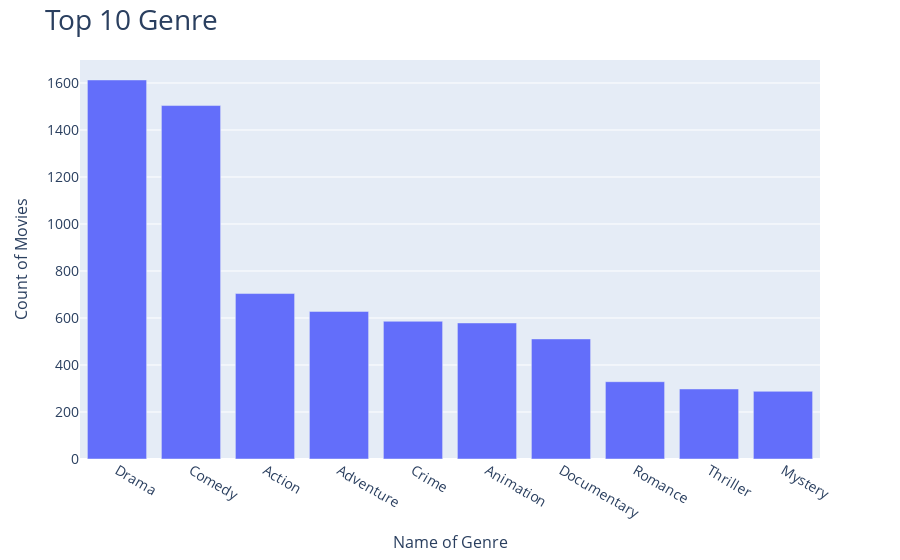

Notebook code cell kept with this figure:
### Code cell
# G. Show Bar

fig = px.bar(df_genre_count[0:10],
             x='genres',
             y='count')
fig.update_layout(
    title='Top 10 Genre', 
    titlefont_size = 28, 
    xaxis=dict(
        title='Name of Genre',
        titlefont_size=16,
        tickfont_size=14),
    yaxis=dict(
        title='Count of Movies',
        titlefont_size=16,
        tickfont_size=14))

fig.show()

### Figure 1 — Plotly figure (JSON) as saved in the notebook; plotly's stock layout.template omitted (floating-point values rounded to 4 significant figures)
{"data": [{"alignmentgroup": "True", "hovertemplate": "genres=%{x}<br>count=%{y}<extra></extra>", "legendgroup": "", "marker": {"color": "#636efa", "pattern": {"shape": ""}}, "name": "", "offsetgroup": "", "orientation": "v", "showlegend": false, "textposition": "auto", "type": "bar", "x": ["Drama", "Comedy", "Action", "Adventure", "Crime", "Animation", "Documentary", "Romance", "Thriller", "Mystery"], "xaxis": "x", "y": [1613, 1504, 704, 628, 586, 579, 511, 329, 298, 288], "yaxis": "y"}], "layout": {"barmode": "relative", "legend": {"tracegroupgap": 0}, "margin": {"t": 60}, "title": {"font": {"size": 28}, "text": "Top 10 Genre"}, "xaxis": {"anchor": "y", "domain": [0, 1], "tickfont": {"size": 14}, "title": {"font": {"size": 16}, "text": "Name of Genre"}}, "yaxis": {"anchor": "x", "domain": [0, 1], "tickfont": {"size": 14}, "title": {"font": {"size": 16}, "text": "Count of Movies"}}}}
